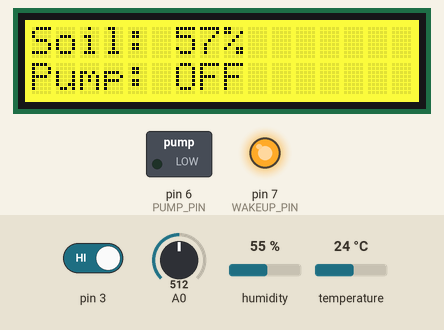
This sketch was run on a simulated Arduino Uno, built with avr-gcc and run on an emulated ATmega328P. Shown: 16×2 character LCD, switched loads named in the sketch (green lamp = pin HIGH), output pins drawn as LEDs (lit = HIGH). Inputs (shaded band) come from the test bench; at power-on: A0 = 512, pin 3 HIGH, temperature 24 °C, humidity 55 %. Pins used as bus, display or sensor lines are not drawn; what the sketch prints to the serial monitor is not drawn.

Above: at 2.3 s.
2.4 s: A0 set to 289
At 4.9 s:
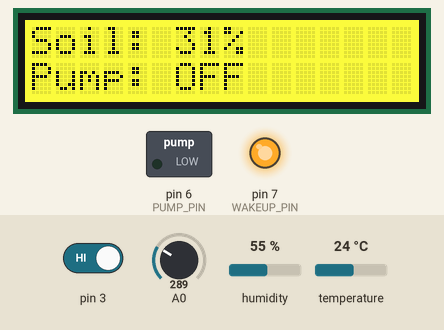
5.2 s: A0 set to 266
At 6.1 s:
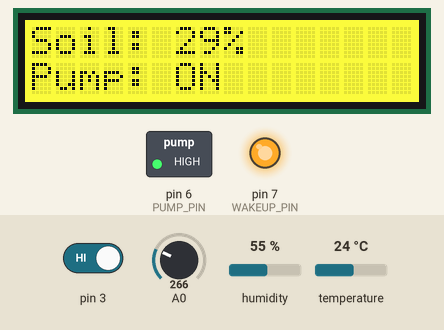
7.2 s: pin 3 driven LOW
At 8.0 s:
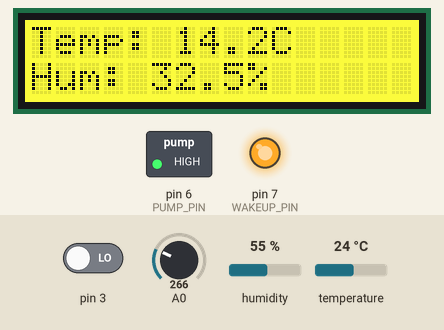
17.0 s: temperature set to 33 °C
At 18.9 s:
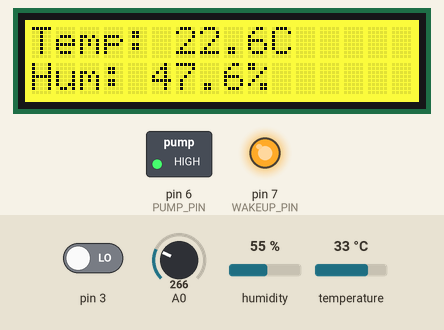
21.2 s: humidity set to 22 %
At 23.2 s:
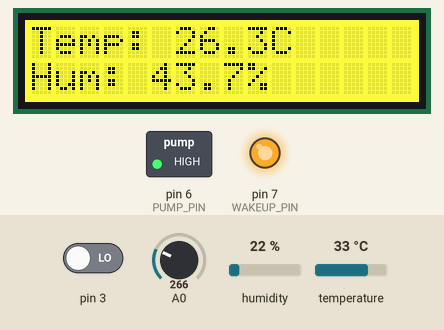
25.2 s: A0 set to 491
31.3 s: A0 set to 521
At 33.1 s:
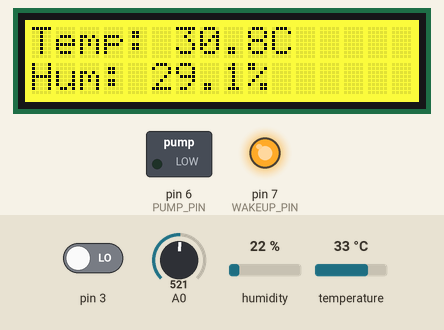
Timing chart, 0 to 34.6 s (numbered marks = the images above; inputs shaded):
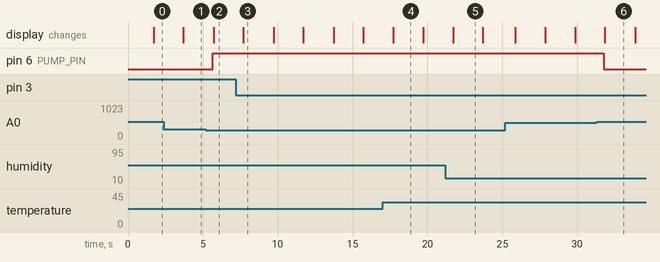

Measured:
- the behaviour switches between 274 and 273 on A0 (found by bisection; images 1 and 2)
- the behaviour switches between 502 and 503 on A0 (found by bisection; images 5 and 6)
- after the input at 2.4 s, the display: changes after 1.3 s (image 1)
- after the input at 5.2 s, pin 6 (PUMP_PIN): LOW → HIGH after 0.46 s; the display: changes after 0.53 s (image 2)
- after the input at 7.2 s, the display: changes after 0.51 s (image 3)
- after the input at 31.3 s, pin 6 (PUMP_PIN): HIGH → LOW after 0.49 s
- what the display in image 3 shows lasts 2.0 s, from 7.7 s to 9.7 s

The sketch:

master.ino
```cpp
/*
 * Auruino uno Master SPI mode
 *
 * Functionality:
 * Soil Sensor ADC - A0
 * DHT11 temp & Hum Sensor - D2
 * Fan 12VDC 0.45A  D9 = PB1 > opto/mosfet       /// remake to PWM????
 * Pump 12vDC 90ml/min D8 - PB0 > opto/mosfet
 * LCD 16x2 by I2C
 * PUSH BOTTON for LCD contro  16x2 by I2C   D4  //INT1
 * Wakeup slave by falling edge from PD7 -> to PC3(INT1) before SPI

 */

#include <avr/io.h>
#include <avr/interrupt.h>
#include <util/delay.h>
#include <avr/sleep.h>
#include <avr/wdt.h>
#include <Wire.h>
#include "rgb_lcd.h"
#include "DHT.h"
#include <ArduinoJson.h>


// === Pin Definitions ===
#define DHTPIN      2
#define DHTTYPE     DHT11
#define SOIL_PIN    0        // ADC0 == A0
#define BUTTON_PIN  4        // button
#define FAN_PIN     PB0      // Fan control
#define PUMP_PIN    PD6      // Pump control
#define WAKEUP_PIN  PD7      // Slave wakeup

#define LOG_ENABLE  1        // Log Flag
#define DEBUG_ENABLE  0      // Debug Flag


// SPI commands
#define CMD_LED_ON			      0x10	// Lamp ON
#define CMD_LED_OFF			      0x11	// Lamp OFF
#define CMD_DOOR_OPEN		      0x20	// activate servo to OPEN vent
#define CMD_DOOR_CLOSE		    0x21	// activate servo to CLOSE vent
#define CMD_GET_DOOR_STATE	  0x30	// checking vent State: open/closed?
#define CMD_GET_STATE		      0x40	//
#define CMD_GET_SENSOR		    0x41	// Light sensor level
#define CMD_DUMMY			        0xFF	// empty byte to read response


/* Global Variables */
// Status Definitions for Door
#define DOOR_STATE_OPEN     0
#define DOOR_STATE_CLOSED   1
#define DOOR_STATE_MOVING   2
#define DOOR_STATE_ERROR    3

typedef struct {
    uint16_t timestamp_ms;
    uint8_t light_level;
	  uint8_t	led_status;
    uint8_t door_status;      // 0=Open, 1=Closed, 2=Moving, 3=Error
    uint8_t checksum;
    float   temp_level;
    float   hum_level;
    uint8_t soil_level;
    bool    fan_status;
    bool    pump_status;
    bool    lcd_status;

} SensorData;

volatile SensorData sensor_data = {0};

// === Sensor and Display Setup ===

DHT dht(DHTPIN, DHTTYPE);
rgb_lcd lcd;  // Grove LCD V2.0

// === Timing and State and Flags ===
volatile bool sampleFlag = false;
volatile bool measurement_ready = false;
volatile bool SPI_ready = false;
volatile uint8_t tickCount = 0;
uint8_t page = 0;

// ---------- ADC ----------
void adc_init() {
  ADMUX = (1 << REFS0); // AVcc reference
  ADCSRA = (1 << ADEN) | (1 << ADPS2) | (1 << ADPS1); // Enable ADC, prescaler 64
}

uint16_t adc_read(uint8_t channel) {
  ADMUX = (ADMUX & 0xF0) | (channel & 0x0F);
  ADCSRA |= (1 << ADSC);
  while (ADCSRA & (1 << ADSC));
  return ADC;
}

// ---------- WD interup 8 sec ----------
void wd_init() {
  cli(); // stop interrupt during init

  // allow WDT
  WDTCSR = (1 << WDCE) | (1 << WDE);

  // Enable WD, prescaler ~8s
  WDTCSR = (1 << WDIE) | (1 << WDP3) | (1 << WDP0);
}

ISR(WDT_vect) {
  sampleFlag = true;

}

void go_to_sleep(void) {
    set_sleep_mode(SLEEP_MODE_PWR_DOWN); // mode
    sleep_enable();
    sleep_cpu(); // MCU sleep - > WDT
    sleep_disable(); // donot sleep after wakeup
}


// ---------- Timer1 ----------
void timer1_init() {
  TCCR1A = 0;
  TCCR1B = (1 << WGM12); // CTC mode
  OCR1A = 31249;         // ~0.5s interval
  TIMSK1 = (1 << OCIE1A);
  TCCR1B |= (1 << CS12); // Prescaler 256
}

ISR(TIMER1_COMPA_vect) {
  if (++tickCount >= 4) { // ~2s
    tickCount = 0;
    sampleFlag = true;
  }
}


// ---------- INT1 for botton push ----------
void INT1_init() {
  EICRA |= (1 << ISC11);   //  falling edge of INT1
  EICRA &= ~(1 << ISC10);  //

  EIFR =  (1 << INTF1);

  EIMSK |= (1 << INT1);
}

ISR(INT1_vect) {
  page = (page + 1) % 4;

}

#define SS_PIN PB2
#define SEND_DELAY 0.5

void SPI_MasterInit(void) {
  // Set MOSI, SCK, SS as output, MISO as input
  DDRB = (1<<PB3) | (1<<PB5) | (1<<PB2); // MOSI=PB3, SCK=PB5, SS=PB2
  DDRB &= ~(1<<PB4);
  // MISO=PB4 input
  // Enable SPI, set as Master, MSB first, Mode 2, fck/16
  PORTB |= (1 << SS_PIN);

  SPCR = (1 << SPE)|(1 << MSTR)| (1 << SPR0) | (1 << CPHA);
  DebugSerial(F("LOG:INTO:SPI_MasterInit "));
}

uint8_t SPI_MasterTransmit(uint8_t data) {
  SPDR = data;
  // Start transmission
  while(!(SPSR & (1<<SPIF)));
  DebugSerial(F("LOG:INTO:SPI_MasterTransmit done "));
  return SPDR;
  // Wait for transfer complete
  // Return received byte
}

void sendCommand(uint8_t cmd) {
  SPI_ready = false;
  PORTD &= ~(1 << WAKEUP_PIN);  // Wakeup slave from power down
  _delay_ms(2);        // Time to wakeup
  PORTD |= (1 << WAKEUP_PIN);   // Slave can go power down
  _delay_ms(2);
  PORTB &= ~(1 << SS_PIN);      // SS LOW (Slave select)
  SPI_MasterTransmit(cmd);      // Send command
  _delay_ms(SEND_DELAY);
  uint8_t end_marker = SPI_MasterTransmit(CMD_DUMMY);
  PORTB |= (1 << SS_PIN);       // SS HIGH (End Session)

  if (end_marker != 0x4F) {
    Serial.print("LOG:ERROR:Protocol Error: Confirmation missing. CMD: ");
    Serial.println(cmd);
  }
  SPI_ready = true;
}

uint8_t readData(uint8_t cmd) {
  SPI_ready = false;
  if (cmd == CMD_GET_STATE) {
    DebugSerial(F("LOG:INTO:CMD_GET_STATE start"));

    uint8_t packet[7]; // [0..6] = timestampH, timestampL, light, door, led, checksum, end_marker

    // Wakeup slave
    PORTD &= ~(1 << WAKEUP_PIN);
    _delay_ms(2);
    PORTD |= (1 << WAKEUP_PIN);
    _delay_ms(2);

    // Start session
    PORTB &= ~(1 << SS_PIN);
    SPI_MasterTransmit(cmd);      // Send command
    _delay_ms(SEND_DELAY);

    // Read the entire packet into an array
    for (uint8_t i = 0; i < 7; i++) {
        packet[i] = SPI_MasterTransmit(CMD_DUMMY);
        _delay_ms(SEND_DELAY);
    }

    // Filling out the structure
    sensor_data.timestamp_ms = (packet[0] << 8) | packet[1];
    sensor_data.light_level  = packet[2];
    sensor_data.door_status  = packet[3];
    sensor_data.led_status   = packet[4];
    sensor_data.checksum     = packet[5];

    // check Checksum
    uint8_t calcSum = 0;
    for (uint8_t i = 0; i < 5; i++) { // count [0..4]
        calcSum ^= packet[i];
    }

    if (sensor_data.checksum != calcSum) {
        Serial.print("LOG:ERROR: Checksum error! Recieved: ");
        Serial.print(sensor_data.checksum);
        Serial.print(" local: ");
        Serial.println(calcSum);
    }

    // Marker check
    if (packet[6] != 0xAA) {
        LogSerial(F("LOG:ERROR:Protocol Error: End Marker missing."));
    }

    // Stop session
    PORTB |= (1 << SS_PIN);
    PORTD |= (1 << WAKEUP_PIN);
    SPI_ready = true;
    return 1;
  } else {
  SPI_ready = false;
  uint8_t response;
  PORTD &= ~(1 << WAKEUP_PIN);  // Wakeup slave from power down
  _delay_ms(4);                 // Time to wakeup
  PORTB &= ~(1 << SS_PIN);      // Start
  SPI_MasterTransmit(cmd);      //  Send cmd
  _delay_ms(SEND_DELAY);
  response = SPI_MasterTransmit(CMD_DUMMY); // send dummy to get real reply
  PORTB |= (1 << SS_PIN);       // Stop
  PORTD |= (1 << WAKEUP_PIN);   // Slave can go power down
  SPI_ready = true;
  return response;
  }
}

/* ===== Checksum ===== */

uint8_t calculate_checksum(SensorData *data) {
    uint8_t *ptr = (uint8_t *)data;
    uint8_t sum = 0;
    // Calculate over struct excluding checksum byte itself
    for (size_t i = 0; i <5; i++) {
        sum ^= ptr[i];
    }
    return sum;
}


void LCDdata(void) {
  // --- Get data from Slave ---
  readData(CMD_GET_STATE);

  bool dhtOK = !(isnan(sensor_data.temp_level) || isnan(sensor_data.hum_level));

  // === LCD Display ===
  lcd.clear();
  switch (page) {
    case 0:
      lcd.setCursor(0, 0);
      lcd.print("Soil: ");
      lcd.print(sensor_data.soil_level);
      lcd.print("%");
      lcd.setCursor(0, 1);
      lcd.print("Pump: ");
      lcd.print(sensor_data.pump_status ? "ON " : "OFF");
      break;
    case 1:
      lcd.setCursor(0, 0);
      if (dhtOK) {
        lcd.print("Temp: ");
        lcd.print(sensor_data.temp_level, 1);
        lcd.print("C");
        lcd.setCursor(0, 1);
        lcd.print("Hum: ");
        lcd.print(sensor_data.hum_level, 1);
        lcd.print("%");
      } else {
        lcd.print("DHT Error");
      }
      break;
    case 2:
      lcd.setCursor(0, 0);
      lcd.print("Fan: ");
      lcd.print(sensor_data.fan_status ? "ON " : "OFF");
      lcd.setCursor(0, 1);
      lcd.print("Vent: ");
      lcd.print(sensor_data.door_status ? "CLOSE " : "OPEN");
      break;
    case 3:
      lcd.setCursor(0, 0);
      lcd.print("Light: ");
      lcd.print(sensor_data.light_level);
      lcd.print(" lx");
      lcd.setCursor(0, 1);
      lcd.print("LED lamp: ");
      lcd.print(sensor_data.led_status ? "ON " : "OFF");
      break;
  }
  //return 0;
}

void dhtRead() {
  float emaAlpha = 0.2;
  float raw_temp = dht.readTemperature();
  float raw_hum = dht.readHumidity();
  sensor_data.temp_level = emaAlpha * raw_temp + (1 - emaAlpha) * sensor_data.temp_level;
  sensor_data.hum_level  = emaAlpha * raw_hum + (1 - emaAlpha) * sensor_data.hum_level;
}

void soilLevel() {
  // === Read Soil Moisture ===
  float emaAlpha = 0.2;
  uint16_t soilADC = adc_read(SOIL_PIN);
  const int SOIL_DRY_ADC = 10; // adjusted with calibration
  const int SOIL_WET_ADC = 890; // adjusted with calibration
  if (soilADC < 5) {
    DebugSerial(F("LOG:WARNING:Senor out of SOIL! "));
    sensor_data.pump_status = false;
  }
  int soilPercent = map(soilADC, SOIL_DRY_ADC, SOIL_WET_ADC, 0, 100);

  sensor_data.soil_level = constrain(soilPercent, 0, 100);

}

void stateMachine(void) {

  DebugSerial(sensor_data.soil_level);
  // === Fan Control ===

  if ((sensor_data.soil_level > 90) || (sensor_data.temp_level > 28) || (sensor_data.hum_level > 90)) {
    sensor_data.fan_status=true;
  } else if ((sensor_data.soil_level < 80) && (sensor_data.temp_level < 26) && (sensor_data.hum_level < 80)) {
    sensor_data.fan_status=false;
  }
  if (sensor_data.fan_status)  {
    sendCommand(CMD_DOOR_OPEN);     //Open vent door
    _delay_ms(200);                  // waiting for servo
    if (!readData(CMD_GET_DOOR_STATE))  {
      PORTB |= (1 << FAN_PIN); //Fan ON
    }
  }  else {
    PORTB &= ~(1 << FAN_PIN);           //Fan OFF
    sendCommand(CMD_DOOR_CLOSE);    //Close Door
  }
  // === Lamp Control ===
  sensor_data.led_status = (sensor_data.light_level < 100);
  if (sensor_data.led_status)   sendCommand(CMD_LED_ON);
  else                           sendCommand(CMD_LED_OFF);

  // === Pump Control ===
  if (sensor_data.soil_level < 30 && sensor_data.soil_level >= 1) {
    sensor_data.pump_status = true;
  } else if (sensor_data.soil_level > 55 || sensor_data.soil_level < 1 ) {
    sensor_data.pump_status = false;
  }
  if (sensor_data.pump_status)   PORTD |= (1 << PUMP_PIN);
  else                           PORTD &= ~(1 << PUMP_PIN);
}


void setup() {

  Wire.begin();
  lcd.begin(16, 2);
  lcd.setRGB(255, 255, 0);
  lcd.print("Smart Greenhouse");

  //wakeup pin init
  DDRD  |= (1 << WAKEUP_PIN); // pin init
  PORTD |= (1 << WAKEUP_PIN); //pullup


  // Fan pin init
  DDRB |= (1 << FAN_PIN);   // fan output D9 = PB1
  PORTB &= ~(1 << FAN_PIN); // Fan OFF initially

  // Pump pin init
  DDRD |= (1 << PUMP_PIN);   // Pump output D9 = PB1
  PORTD &= ~(1 << PUMP_PIN); // Pump OFF initially

  // Button init
  pinMode(BUTTON_PIN, INPUT_PULLUP);

  // Init subsystems
  adc_init();
  dht.begin();
  timer1_init();
  INT1_init();
  //wd_init();
  sei(); // Enable interrupts

  // Serial Monitor
  Serial.begin(9600);
  LogSerial(F("LOG:INTO:Smart Greenhouse CPS Node Loading"));

  //SPI Master mode init
  //SPI_MasterInit();

}

void loop() {
 if (!sampleFlag) return;
  sampleFlag = false;

  SPI_MasterInit(); //SPI Master mode init


  uint8_t received;

  // === Read Soil Moisture ===
  uint16_t soilADC = adc_read(SOIL_PIN);

  dhtRead(); // Temp + Hum sensor measure
  soilLevel();
  stateMachine(); // Actuators check

  // === LCD Display ===
  LCDdata();

  // === Json Output for Node Red===
  sendJsonData();


  measurement_ready = true;

 // if (measurement_ready && SPI_ready == 1)   go_to_sleep();

}

void sendJsonData() {
  // 1. Create JSON-doc
  const size_t CAPACITY = JSON_OBJECT_SIZE(8); // 8 fields
  StaticJsonDocument<CAPACITY> doc;

  // 2. data pack
  doc["soilHum"] = sensor_data.soil_level;
  doc["temp"] = sensor_data.temp_level;
  doc["hum"] = sensor_data.hum_level;
  doc["light"] = sensor_data.light_level;
  doc["fan"] = sensor_data.fan_status; // true/false
  doc["vent"] = !sensor_data.door_status;
  doc["pump"] = sensor_data.pump_status;
  doc["led"] = sensor_data.led_status; // true/false

  // 3. serializeJson() send JSON as one string
  Serial.print(F("DATA:"));
  serializeJson(doc, Serial);

  // 4. new line Node-RED!
  Serial.println();
}

void LogSerial(__FlashStringHelper* text) {
  if (LOG_ENABLE) Serial.println(text);
  return;
}

void DebugSerial(__FlashStringHelper* text) {
  if (DEBUG_ENABLE) Serial.println(text);
  return;
}
```
